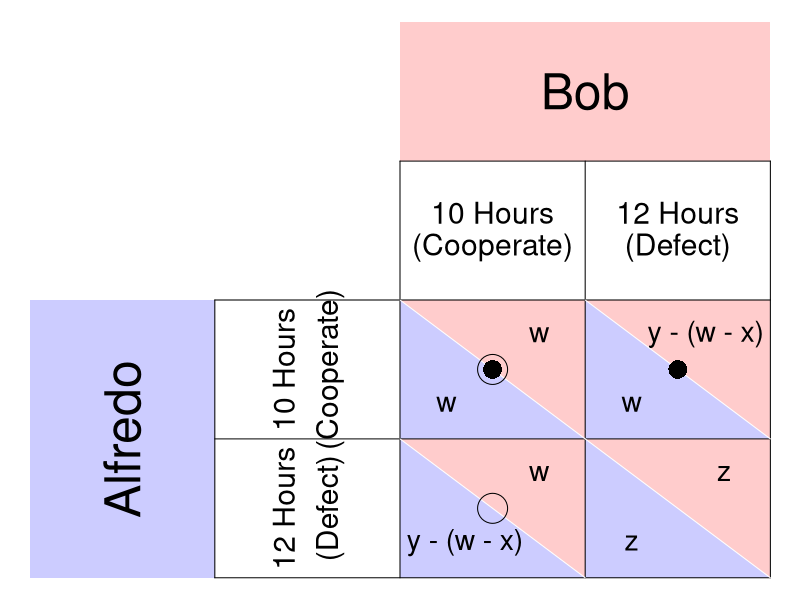

Reproduce this figure in R.
require(ggplot2)
require(shape)
pdf(file = "society/matrix_fishermen_general_liability.pdf", width = 9, height = 7)

par(mar =  c(0, 0, 0, 0))
xlims <- c(0, 8)
ylims <- c(0, 8)

#TextSizes
PlayerSize <- 3
StratSize <- 1.8
PayoffSize <- 1.7
p1fadelevel <- 0.2
p2fadelevel <- 0.2

#Payoffs are listed as c("NW", "SW", "NE", "SE")

#Considerations for Player 1
P1Name <- c("Alfredo")
P1Strat <- c("10 Hours", "12 Hours")
P1Strat2 <- c("(Cooperate)", "(Defect)")
P1Payoffs <- c("w", "y - (w - x)", "w", "z")
P1BR1 <- c("NW") #Must be NW or SW - the BR prints accordingly. 
P1BR2 <- c("NE") #Must be NE or SE - the BR prints accordingly. 
P1bestsize <- 2.5 #Adjusts size of point indicating best response of P1
#NW = (5, 3); SW = (5,1); NE = (7, 3); SE = (7, 1)

#Considerations for Player 2
P2Name <- c("Bob")
P2Strat <- c("10 Hours", "12 Hours")
P2Strat2 <- c("(Cooperate)", "(Defect)")
P2Payoffs <- c("w", "w", "y - (w - x)", "z")
P2BR1 <- c("NW") #Must be NW or SW - the BR prints accordingly. 
P2BR2 <- c("SW") #Must be NE or SE - the BR prints accordingly. 
P2bestsize <- 4 #Adjusts size of circle indicating best response of P1

plot(0, 0, xlim = xlims, ylim = ylims, type = "n",
     xlab = expression(""),
     ylab = expression(""),
     xaxt = "n", 
     yaxt = "n", 
     cex.lab = 2, 
     bty = "n")



#Color and label for Player 1 and their strategies
polygon(c(0,0,2,2,0), c(0,4,4,0,0), col=rgb(0, 0, 1, p1fadelevel), density=NULL, border = NA)
text(1, 2, P1Name[1], srt = 90, cex = PlayerSize)
text(2.75, 3, P1Strat[1], cex = StratSize, srt = 90)
text(3.25, 3, P1Strat2[1], cex = StratSize, srt = 90)
text(2.75, 1, P1Strat[2], cex = StratSize, srt = 90)
text(3.25, 1, P1Strat2[2], cex = StratSize, srt = 90)


#Color and label for Player 2
polygon(c(4,4,8,8,4), c(8,6,6,8,8), col=rgb(1, 0, 0, p2fadelevel), density=NULL, border = NA)
text(6, 7, P2Name[1], cex = PlayerSize)

text(5, 5.25, P2Strat[1], cex = StratSize)
text(5, 4.75, P2Strat2[1], cex = StratSize)
text(7, 5.25, P2Strat[2], cex = StratSize)
text(7, 4.75, P2Strat2[2], cex = StratSize)

#NorthWest cell 
#P1
polygon(c(4,4,6,4), c(4,2,2,4), col=rgb(0, 0, 1, p1fadelevel), density=NULL, border = NA)
#P2
polygon(c(4,6,6,4), c(4,4,2,4), col=rgb(1, 0, 0, p2fadelevel), density=NULL, border = NA)

#P1
text(4.5, 2.5, P1Payoffs[1], cex = PayoffSize)
#P2
text(5.5, 3.5, P2Payoffs[1], cex = PayoffSize)

#SouthWest cell  
#P1
polygon(c(4,4,6,4), c(2,0,0,2), col=rgb(0, 0, 1, p1fadelevel), density=NULL, border = NA)
#P2
polygon(c(4,6,6,4), c(2,2,0,2), col=rgb(1, 0, 0, p2fadelevel), density=NULL, border = NA)

#P1
text(4.7, 0.5, P1Payoffs[2], cex = PayoffSize)
#P2
text(5.5, 1.5, P2Payoffs[2], cex = PayoffSize)


#NorthEast cell 
#P1
polygon(c(6,6,8,6), c(4,2,2,4), col=rgb(0, 0, 1, p1fadelevel), density=NULL, border = NA)
#P2
polygon(c(6,8,8,6), c(4,4,2,4), col=rgb(1, 0, 0, p2fadelevel), density=NULL, border = NA)
#P1
text(6.5, 2.5, P1Payoffs[3], cex = PayoffSize)
#P2
text(7.3, 3.5, P2Payoffs[3], cex = PayoffSize)

#SouthEast cell 
#P1
polygon(c(6,6,8,6), c(2,0,0,2), col=rgb(0, 0, 1, p1fadelevel), density=NULL, border = NA)
#P2
polygon(c(6,8,8,6), c(2,2,0,2), col=rgb(1, 0, 0, p2fadelevel), density=NULL, border = NA)
#P1
text(6.5, 0.5, P1Payoffs[4], cex = PayoffSize)
#P2
text(7.5, 1.5, P2Payoffs[4], cex = PayoffSize)


#Lines for the Table
segments(8, 0, 8, 6, lty = 1, col = "black")
segments(4, 6, 8, 6, lty = 1, col = "black")
segments(2, 0, 2, 4, lty = 1, col = "black")
segments(2, 0, 8, 0, lty = 1, col = "black")
segments(2, 4, 8, 4, lty = 1, col = "black")
segments(4, 0, 4, 6, lty = 1, col = "black")
segments(2, 2, 8, 2, lty = 1, col = "black")
segments(6, 0, 6, 6, lty = 1, col = "black")

#Diagonals
#NW
segments(4, 4, 6, 2, lty = 1, col = "white")
#NE
segments(6, 4, 8, 2, lty = 1, col = "white")
#SW
segments(4, 2, 6, 0, lty = 1, col = "white")
#Se
segments(6, 2, 8, 0, lty = 1, col = "white")


#Best responses 
#P1 
if (P1BR1[1] == "NW"){
  points(5, 3, pch = 16, col = "black", cex = P1bestsize)
} else{points(5, 1, pch = 16, col = "black", cex = P1bestsize)
}

if (P1BR2[1] == "NE"){
  points(7, 3, pch = 16, col = "black", cex = P1bestsize)
} else{points(7, 1, pch = 16, col = "black", cex = P1bestsize)
}


#P2
if (P2BR1[1] == "NW"){
  points(5, 3, pch = 1, col = "black", cex = P2bestsize)
} else{points(7, 3, pch = 1, col = "black", cex = P2bestsize)
}

if (P2BR2[1] == "SW"){
  points(5, 1, pch = 1, col = "black", cex = P2bestsize)
} else{points(7, 1, pch = 1, col = "black", cex = P2bestsize)
}

dev.off()
